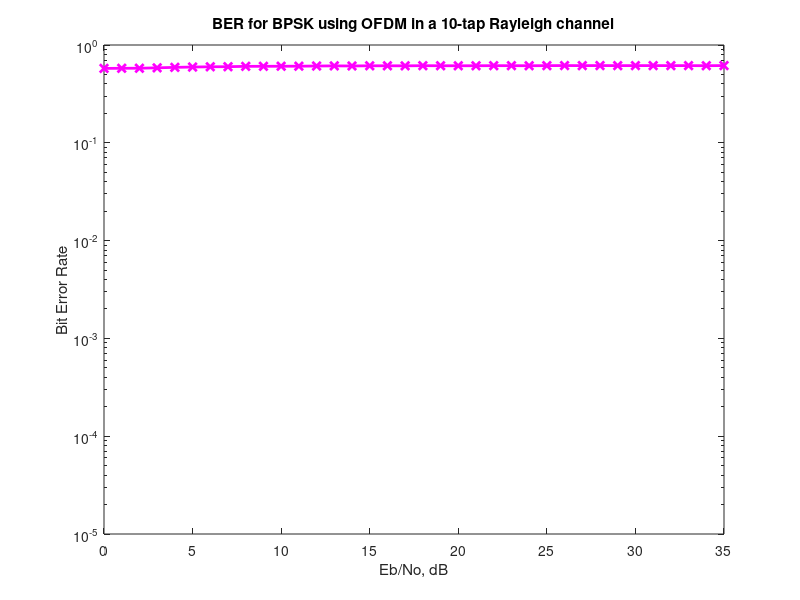

The MATLAB source for this figure:
%%%%%%%%%%%%%%%%%%%%%%%%%%%%%%%%%%%%%%%%%%%%%%%%%%%%%%%%%%%%
% All rights reserved by Krishna Pillai, http://www.dsplog.com 
% The file may not be re-distributed without explicit authorization
% from Krishna Pillai.
% Checked for proper operation with Octave Version 3.0.0
% Author	: Krishna Pillai
% Email		: krishna@dsplog.com
% Version	: 1.0
% Date		: 05 June 2008
% %%%%%%%%%%%%%%%%%%%%%%%%%%%%%%%%%%%%%%%%%%%%%%%%%%%%%%%%%%

% Script for computing the BER for BPSK in OFDM modulation in the 
% presence of Rayeligh fading channel

clear all
nFFT        = 64; % fft size
nDSC        = 52; % number of data subcarriers
nBitPerSym  = 52; % number of bits per OFDM symbol (same as the number of subcarriers for BPSK)
nSym        = 10^3; % number of symbols

EbN0dB      = [0:35]; % bit to noise ratio
EsN0dB      = EbN0dB + 10*log10(nDSC/nFFT) + 10*log10(64/80); % converting to symbol to noise ratio

for ii = 1:length(EbN0dB)

   % Transmitter
   ipBit = rand(1,nBitPerSym*nSym) > 0.5; % random 1's and 0's
   ipMod = 2*ipBit-1; % BPSK modulation 0 --> -1, 1 --> +1
   ipMod = reshape(ipMod,nBitPerSym,nSym).'; % grouping into multiple symbolsa

   % Assigning modulated symbols to subcarriers from [-26 to -1, +1 to +26]
   xF = [zeros(nSym,6) ipMod(:,[1:nBitPerSym/2]) zeros(nSym,1) ipMod(:,[nBitPerSym/2+1:nBitPerSym]) zeros(nSym,5)] ;
   
   % Taking FFT, the term (nFFT/sqrt(nDSC)) is for normalizing the power of transmit symbol to 1 
   xt = (nFFT/sqrt(nDSC))*ifft(fftshift(xF.')).';

   % Appending cylic prefix
   xt = [xt(:,[49:64]) xt];

   % multipath channel
   nTap = 10;
   ht = 1/sqrt(2)*1/sqrt(nTap)*(randn(nSym,nTap) + j*randn(nSym,nTap));
   
   % computing and storing the frequency response of the channel, for use at recevier
   hF = fftshift(fft(ht,64,2));

   % convolution of each symbol with the random channel
   for jj = 1:nSym
      xht(jj,:) = conv(ht(jj,:),xt(jj,:));
   end
   xt = xht;

   % Concatenating multiple symbols to form a long vector
   xt = reshape(xt.',1,nSym*(80+nTap-1));

   % Gaussian noise of unit variance, 0 mean
   nt = 1/sqrt(2)*[randn(1,nSym*(80+nTap-1)) + j*randn(1,nSym*(80+nTap-1))];

   % Adding noise, the term sqrt(80/64) is to account for the wasted energy due to cyclic prefix
   yt = sqrt(80/64)*xt + 10^(-EsN0dB(ii)/20)*nt;

   % Receiver
   yt = reshape(yt.',80+nTap-1,nSym).'; % formatting the received vector into symbols
   yt = yt(:,[15:78]); % removing cyclic prefix

   % converting to frequency domain
   yF = (sqrt(nDSC)/nFFT)*fftshift(fft(yt.')).'; 

   % equalization by the known channel frequency response
   yF = yF./hF;

   % extracting the required data subcarriers
   yMod = yF(:,[6+[1:nBitPerSym/2] 7+[nBitPerSym/2+1:nBitPerSym] ]); 

   % BPSK demodulation
   % +ve value --> 1, -ve value --> -1
   ipModHat = 2*floor(real(yMod/2)) + 1;
   ipModHat(find(ipModHat>1)) = +1;
   ipModHat(find(ipModHat<-1)) = -1;

   % converting modulated values into bits
   ipBitHat = (ipModHat+1)/2;
   ipBitHat = reshape(ipBitHat.',nBitPerSym*nSym,1).';

   % counting the errors
   nErr(ii) = size(find(ipBitHat - ipBit),2);

end

simBer = nErr/(nSym*nBitPerSym);
EbN0Lin = 10.^(EbN0dB/10);
theoryBer = 0.5.*(1-sqrt(EbN0Lin./(EbN0Lin+1)));

close all; figure
semilogy(EbN0dB,simBer,'mx-','LineWidth',2);
axis([0 35 10^-5 1])
xlabel('Eb/No, dB')
ylabel('Bit Error Rate')
title('BER for BPSK using OFDM in a 10-tap Rayleigh channel')